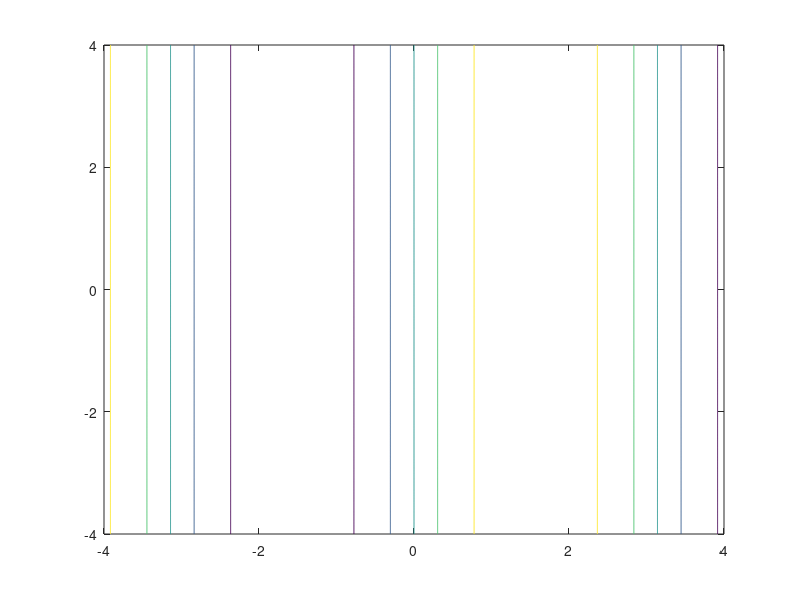

Source code (MATLAB): (Note: this script raises an error after producing the figure.)
close all;

% colormap prism
[X,Y] = meshgrid(-4:.01:4,-4:.01:4);
Z = sin(X);
[C,h] = contour(X,Y,Z,[-1, -0.7, -0.3, 0, 0.3, 0.7, 1]);
h.LineColor = 'b';
% set(h,'ShowText','on','TextStep',get(h,'LevelStep')*2);
grid on
xlabel('x')
ylabel('y')
title('I')

%%%%%%%%%%%%%%%%%%%%%%%%%%%%%%%%%%%%%%%%%%%
figure

% colormap prism
[X,Y] = meshgrid(-2:.01:2,-2:.01:2);
Z = X.*Y;
[C,h] = contour(X,Y,Z,[-3, -2,-1.5,-1,-0.5, 0, 0.5, 1, 1.5, 2, 3]);
h.LineColor = 'b';
% set(h,'ShowText','on','TextStep',get(h,'LevelStep')*2);
grid on
xlabel('x')
ylabel('y')
title('II')

%%%%%%%%%%%%%%%%%%%%%%%%%%%%%%%%%%%%%%%%%%%
figure

% colormap prism
[X,Y] = meshgrid(-2:.01:2,-2:.01:2);
Z = exp(-(X.^2 + Y.^2));
[C,h] = contour(X,Y,Z);
h.LineColor = 'b';
% [C,h] = contour(X,Y,Z,[-4,-3,-2,-1, 0, 1, 2, 3, 4]);
% set(h,'ShowText','on','TextStep',get(h,'LevelStep')*2);
grid on
xlabel('x')
ylabel('y')
title('III')

%%%%%%%%%%%%%%%%%%%%%%%%%%%%%%%%%%%%%%%%%%%
figure

% colormap prism
[X,Y] = meshgrid(-2:.01:2,-2:.01:2);
Z = 1 -2*X - Y;
[C,h] = contour(X,Y,Z,[-4,-3,-2,-1, 0, 1, 2, 3, 4, 5, 6]);
h.LineColor = 'b';
% set(h,'ShowText','on','TextStep',get(h,'LevelStep')*2);
grid on
xlabel('x')
ylabel('y')
title('IV')

%%%%%%%%%%%%%%%%%%%%%%%%%%%%%%%%%%%%%%%%%%%
figure

% colormap prism
[X,Y] = meshgrid(-2:.01:2,-2:.01:2);
Z = X.^2 + 4*Y.^2;
[C,h] = contour(X,Y,Z,[0,1,2,4,6,8,10,12,14,16,18]);
h.LineColor = 'b';
% set(h,'ShowText','on','TextStep',get(h,'LevelStep')*2);
grid on
xlabel('x')
ylabel('y')
title('V')
